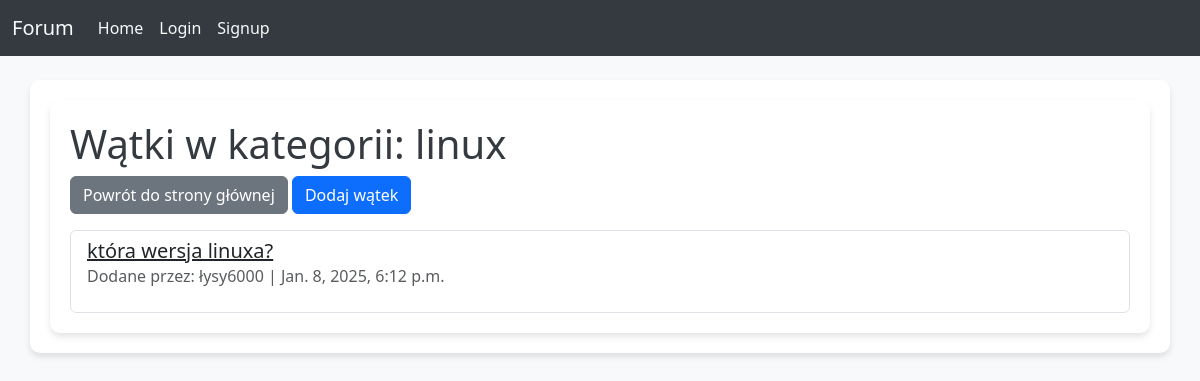
Screenshot of /category/3/ with the database file from the repository.
### forum/models.py (models this page shows, shortened)
class Category(models.Model):
    name = models.CharField(max_length=100)

class Thread(models.Model):
    title = models.CharField(max_length=200)
    content = models.TextField()
    category = models.ForeignKey(Category, on_delete=models.CASCADE)
    author = models.ForeignKey(User, on_delete=models.CASCADE)
    created_at = models.DateTimeField(auto_now_add=True)

### forum/views.py (the view)
# urls.py: path('category/<int:category_id>/', views.category_threads, name='category_threads'),
def category_threads(request, category_id):
    category = get_object_or_404(Category, id=category_id)
    threads = Thread.objects.filter(category=category)
    return render(request, 'forum/category_threads.html', {
        'category': category,
        'threads': threads,
    })

### forum/templates/forum/category_threads.html
{% extends 'forum/base.html' %}
{% block content %}
    <div class="container">
        <h1>Wątki w kategorii: {{ category.name }}</h1>
        <div class="mb-3">
            <a href="{% url 'home' %}" class="btn btn-secondary">Powrót do strony głównej</a>
            <a href="{% url 'create_thread' %}" class="btn btn-primary">Dodaj wątek</a>
        </div>
        <ul class="list-group">
            {% for thread in threads %}
                <li class="list-group-item">
                    <a href="{% url 'thread_detail' thread.id %}" class="h5">{{ thread.title }}</a>
                    <p class="text-muted">Dodane przez: {{ thread.author.username }} | {{ thread.created_at }}</p>
                </li>
            {% empty %}
                <p>Brak wątków w tej kategorii.</p>
            {% endfor %}
        </ul>
    </div>
{% endblock %}

### forum/static/css/styles.css (style rules this page uses)
body { background-color: #f8f9fa; color: #343a40; }
.container { background-color: white; padding: 20px; border-radius: 10px; box-shadow: 0 4px 6px rgba(0, 0, 0, 0.1); }

### rows the page displays
Category: name "linux"
Thread: title "która wersja linuxa?", author.username "łysy6000", created_at "Jan. 8, 2025, 6:12 p.m."
